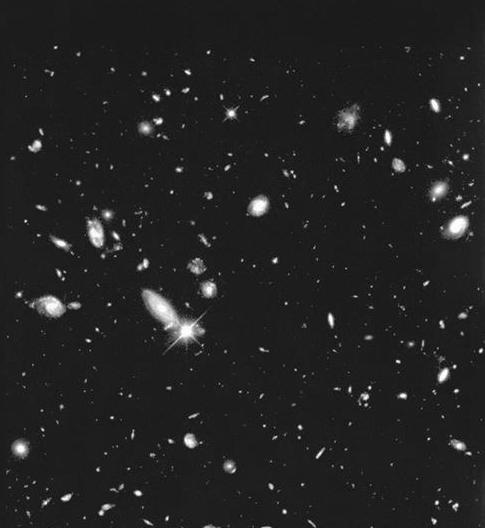
%> input picture CH_03/codes/PROJECT 03-02/Fig0334(a)(hubble-original).tif, 485 x 528 px
$ octave Histogram_Equalization.m   (GNU Octave 9; MATLAB toolbox functions it lacks are replaced by stand-ins)
%> lines starting %> are read from the running program, lines starting %| are printed output that depends on the picture
%Histogram Equalization

%Load original image
ori_im=imread('Fig0334(a)(hubble-original).tif');
%> ori_im is the input picture: size 528x485 uint8; min 0, max 255, mean 34.5
figure();
subplot(2,2,1);
imshow(ori_im);

%Number of gray scales
L=256;
%Size of the original image
[LEN,WIDTH]=size(ori_im);
%> LEN = 528; WIDTH = 485

%Histogram of the original image
H=imhist(ori_im);
%> H = 256 values, max 55239 at index 30, min 0 at index 2, mean 1000.3

%Get the transform funtion
fun=zeros(L,1);
for index= 1:L
    fun(index,1)=sum(H(1:index));
end
%> after the loop, fun = 256 values from 1 to 256080
fun=fun./(LEN*WIDTH);
%> fun = 256 values from 3.91e-06 to 1
fun=fun.*(L-1);
%> fun = 256 values from 0.000996 to 255
fun=round(fun);
%> fun = 256 values from 0 to 255


%New histogram
H_new=zeros(L,1);
for index2= 1:L
   if(fun(index2,1)==0)
       continue;
   else
   H_new(fun(index2,1),1)=H_new(fun(index2,1),1)+H(index2,1);
   end
end
%> after the loop, H_new = 256 values, max 55239 at index 143, min 0 at index 6, mean 998.6

%New image
im2=histeq(ori_im,H_new);
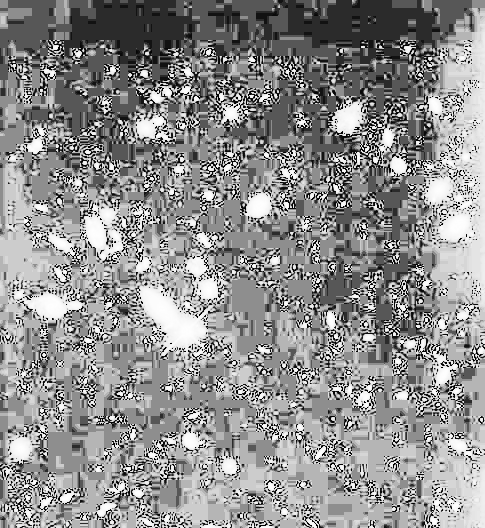
%> im2: size 528x485 uint8; min 0, max 254, mean 142.2
subplot(2,2,2);
imshow(histeq(im2));

%Compare the histogram
subplot(2,2,3);
imhist(ori_im);
subplot(2,2,4);
imhist(im2);
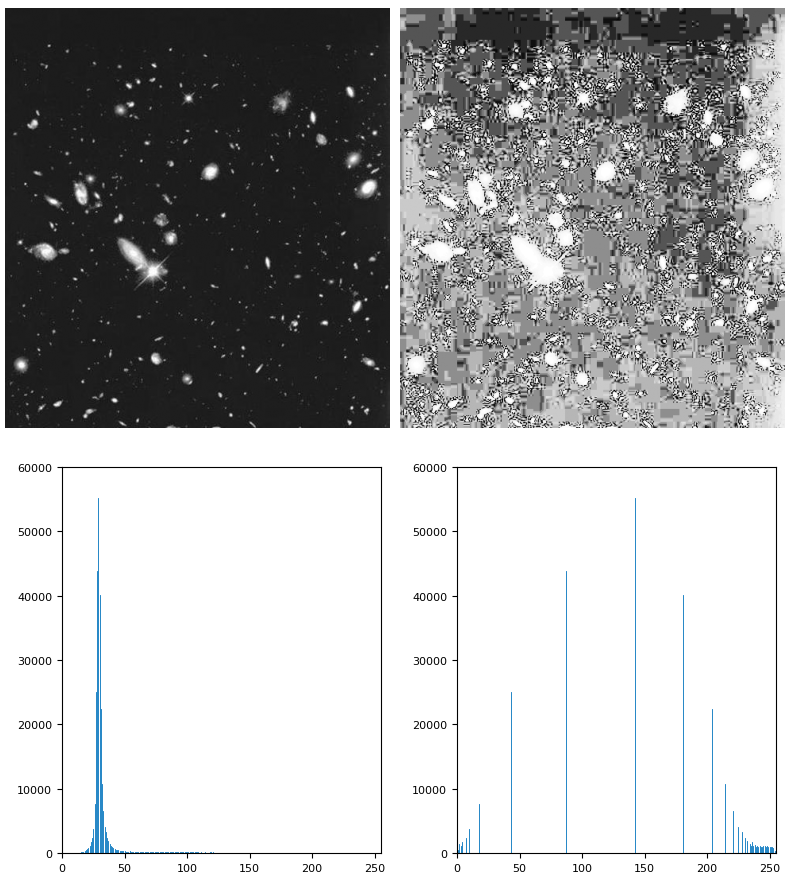
%> figure redrawn from the program's plot data, 4 panels
